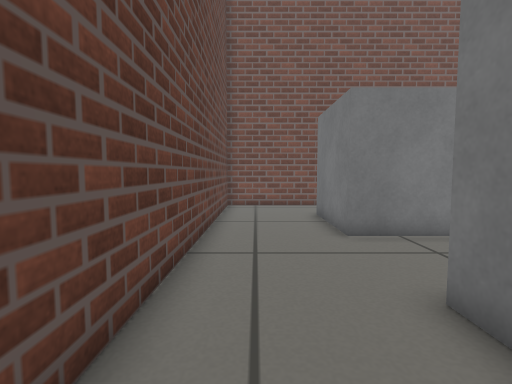
View 1 (above)

17 first-person views from a walk through a world built for the Gazebo simulator. The camera is 0.44 m above the floor, tilts 4° down and sees 85° across. The floor is counted in squares, 0.25 m on a side. Each view is taken from the middle of a square. On the plan, view 1 faces up. The plan holds only what a view shows up to about 15 squares ahead; the rest is blank. Robots are left out.

View 2
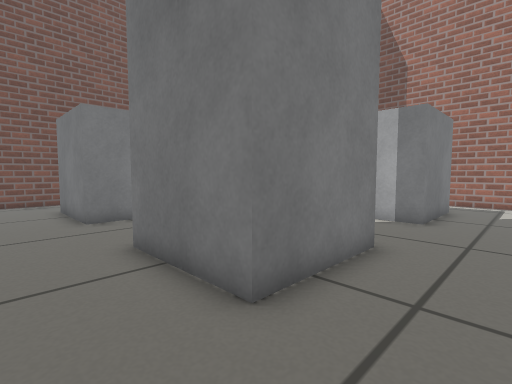

View 3
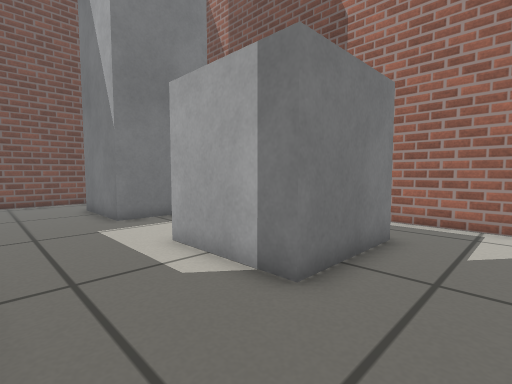

View 4
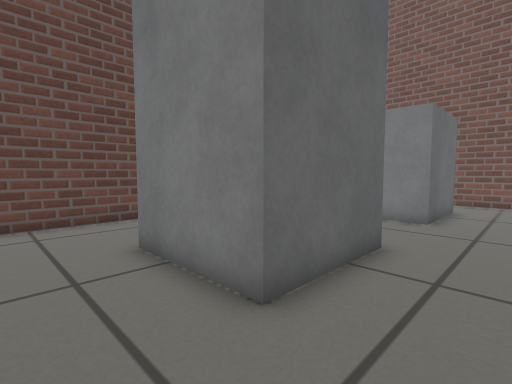

View 5
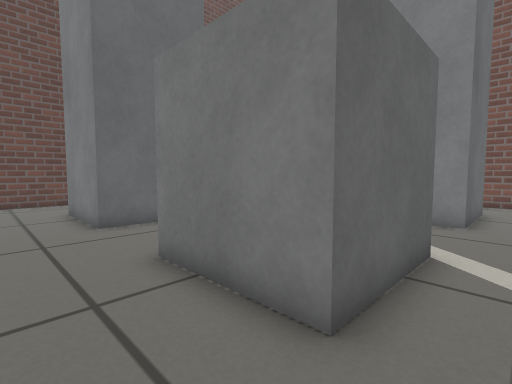

View 6
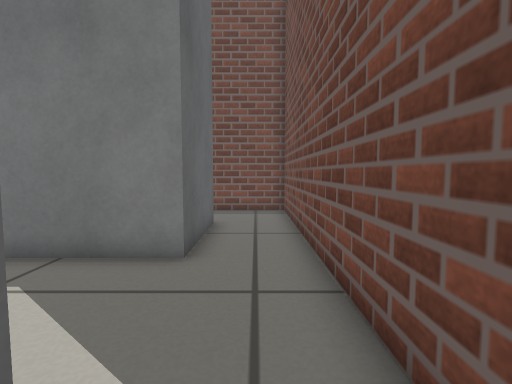

View 7
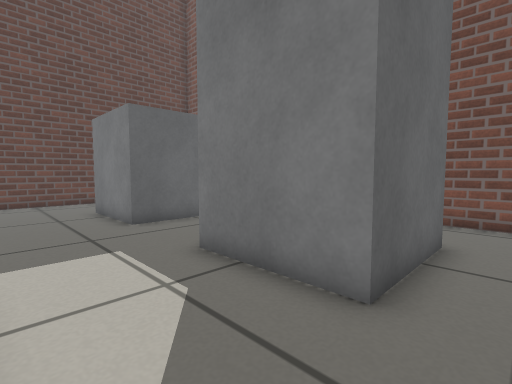

View 8
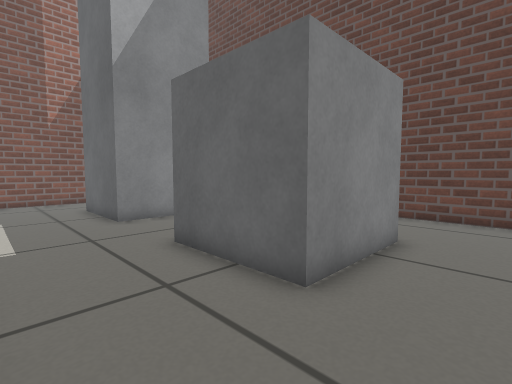

View 9
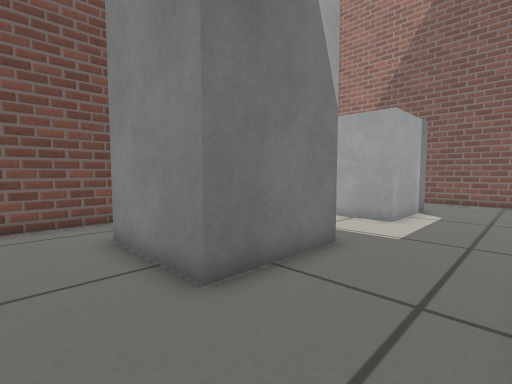

View 10
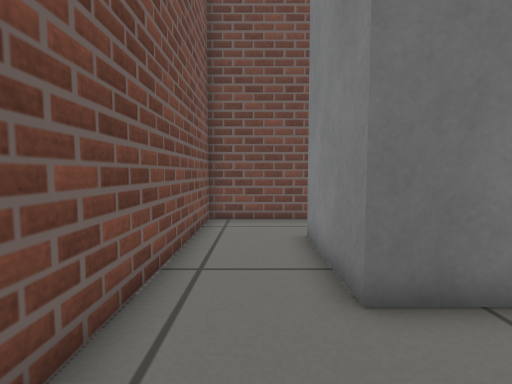

View 11
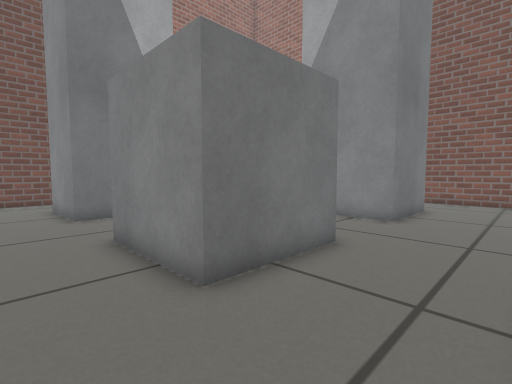

View 12
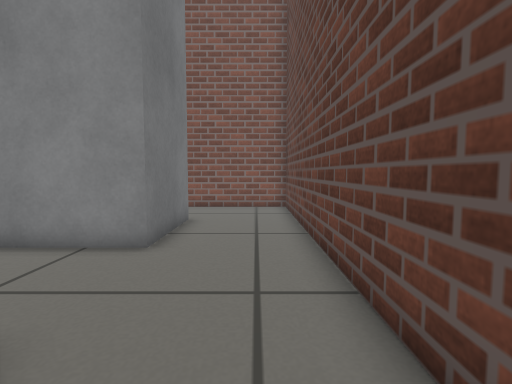

View 13
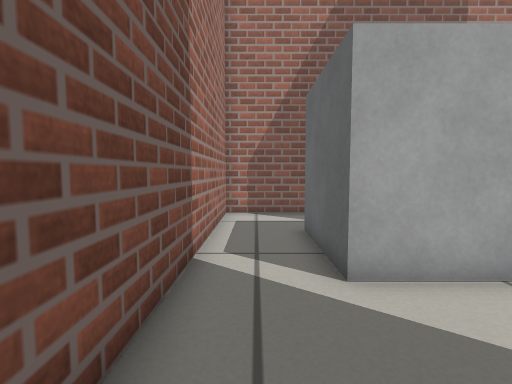

View 14
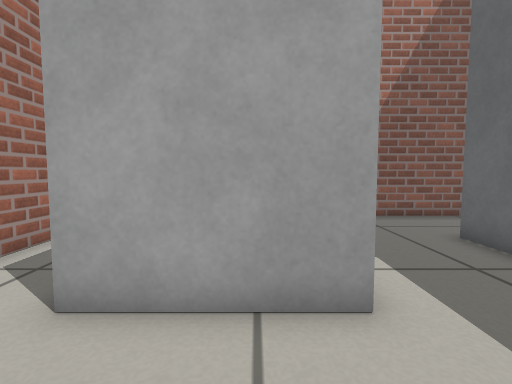

View 15
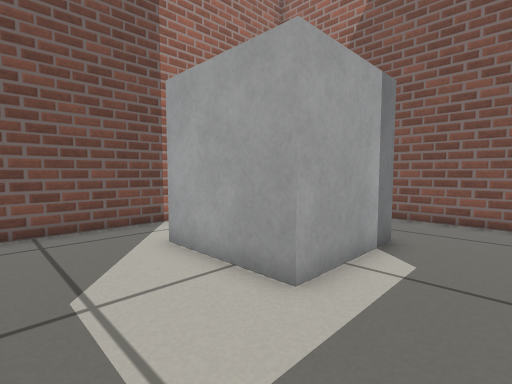

View 16
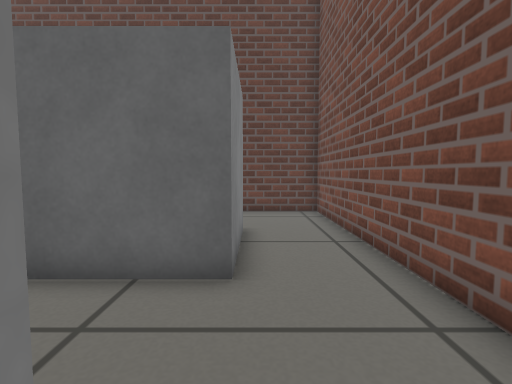

View 17
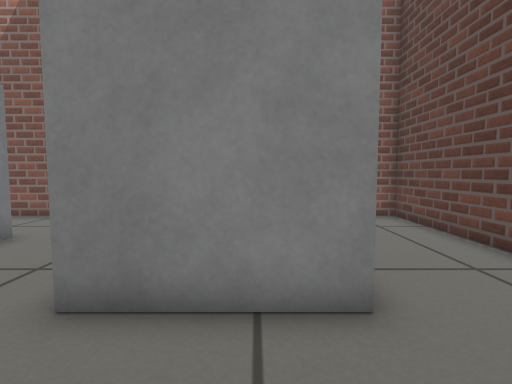

### Floor plan
Key: @ floor where view 1 was taken; # wall or solid block; . floor; B grey box; P grey post.
Columns run from 2 left of view 1 to 17 right of it. Each row starts with its distance up from view 1.
 15 ####################
 14 #..................#
 13 #..................#
 12 #..................#
 11 #....BBBB....PPPP..#
 10 #....B  B....P  P..#
  9 #....B  B....P  P..#
  8 #....BBBB....PPPP..#
  7 #..................#
  6 #..................#
  5 #..................#
  4 #..................#
  3 #....PPPP....BBBB..#
  2 #....P  P....B  B..#
  1 #....P  P....B  B..#
  0 #.@..PPPP....BBBB..#
 -1 #..................#
 -2 #..................#
 -3 #..................#
 -4 ####################

Positions as (right, up) in squares from view 1, and headings:
1: (0, 0), facing up
2: (0, -3), facing up-right
3: (7, -3), facing up-right
4: (9, -3), facing up-left
5: (16, -3), facing up-left
6: (16, 2), facing up
7: (16, 4), facing up-left
8: (10, 14), facing down-left
9: (7, 14), facing down-right
10: (7, 13), facing right
11: (-1, 14), facing down-right
12: (0, 10), facing down
13: (16, 8), facing down
14: (12, 7), facing down
15: (8, 7), facing down-right
16: (11, 12), facing left
17: (4, 7), facing down
